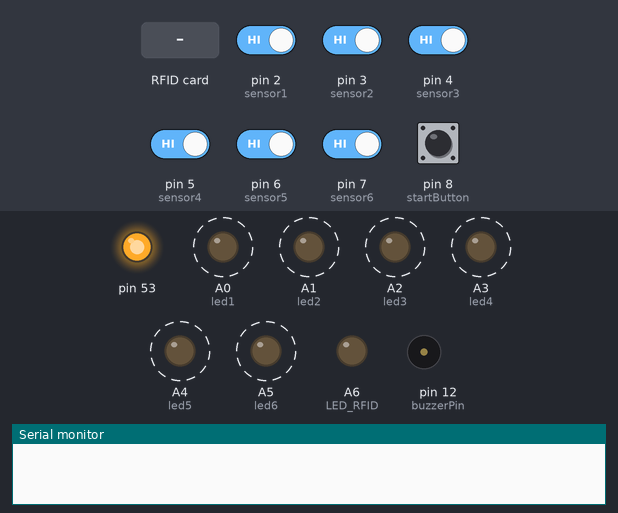
A sketch run on a simulated Arduino Mega 2560, built with avr-gcc and run on an emulated ATmega2560. Parts: output pins drawn as LEDs (lit = HIGH), buzzer (waves = sounding, pin HIGH), the last lines printed to the serial monitor. Dashed ring = blinking. The inputs (shaded band) are chosen by the test bench; at power-on: pin 2 (sensor1), pin 3 (sensor2), pin 4 (sensor3), pin 5 (sensor4), pin 6 (sensor5), pin 7 (sensor6), pin 8 (startButton) HIGH. Random numbers use the default seed unless the sketch sets one.

Above: at 1.2 s.
1.3 s: RFID card 5E 7A 19 C4 held to the reader
At 2.6 s:
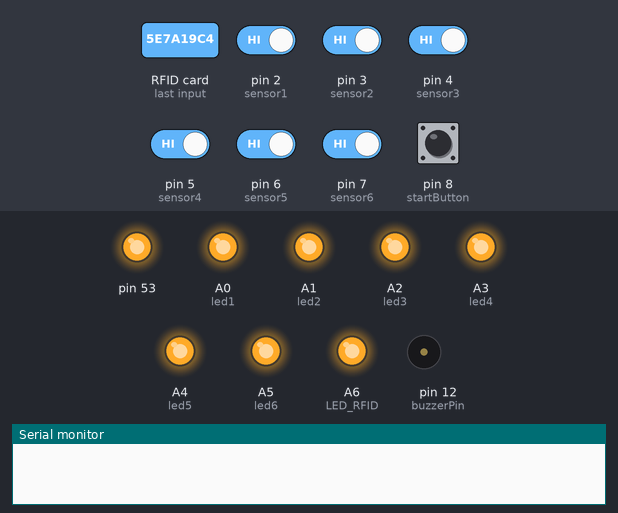
3.2 s: pin 8 (startButton) pulled LOW for 0.5 s
At 4.5 s:
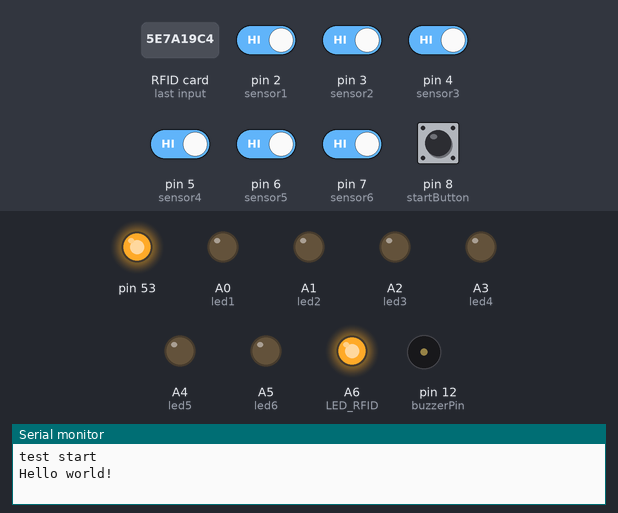
6.7 s: pin 4 (sensor3) driven LOW
8.8 s: pin 4 (sensor3) driven HIGH
At 9.4 s:
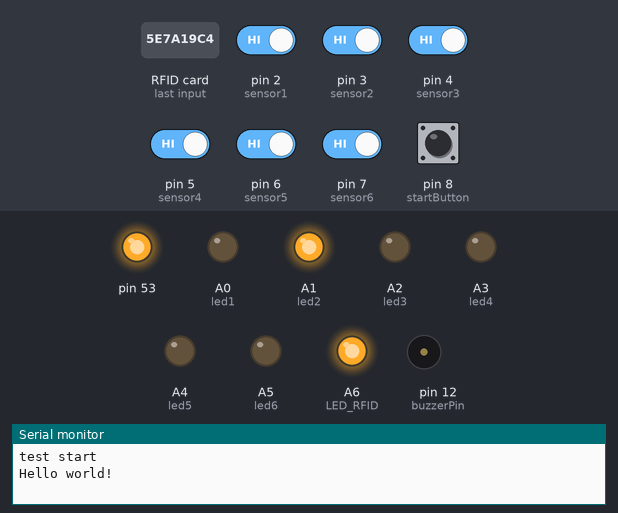
10.3 s: pin 3 (sensor2) driven LOW
At 11.7 s:
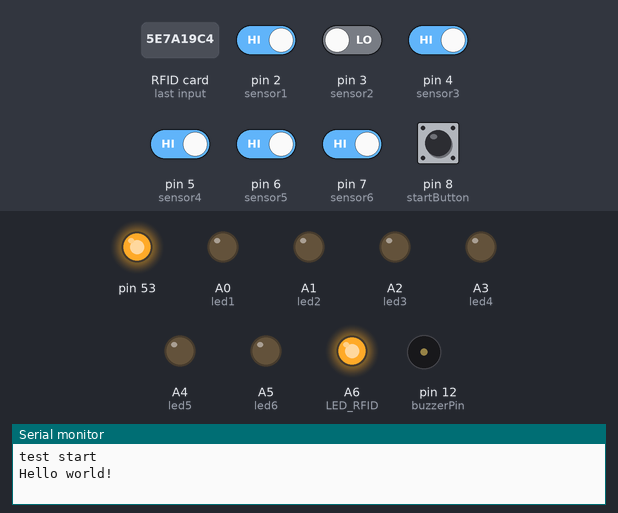
Timing chart, 0 to 12.8 s (numbered marks = the images above; inputs shaded):
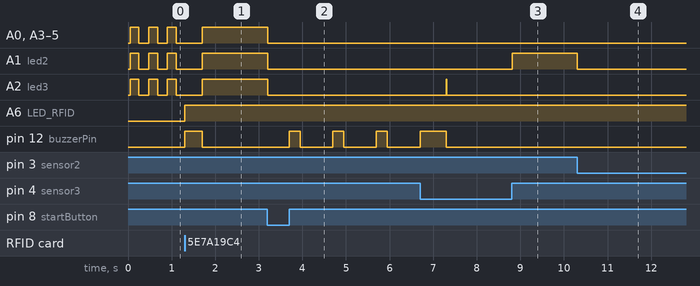

The sketch:

REACTION_FINALE.ino
```cpp
//LIBRARY RFID........
#include <SPI.h>
#include <MFRC522.h>

//DEFINE PIN RFID.....
#define SDA_DIO 49
#define RESET_DIO 48
MFRC522 RC522(SDA_DIO, RESET_DIO);

#define led1 A0
#define led2 A1
#define led3 A2
#define led4 A3
#define led5 A4
#define led6 A5
#define LED_RFID A6
#define buzzerPin 12

#define sensor1 2
#define sensor2 3
#define sensor3 4
#define sensor4 5
#define sensor5 6
#define sensor6 7
#define startButton 8

int buttonPressed;
int right;
int wrong;
bool state;

int long ranDelay = 0;
int sensorValue = 0;
float realTime;
float fastest;
float slowest;
float dummyFast = 10.00;
float dummySlow = 0.001;
float fastValue;
float slowValue;
float avg;
float sum = 0;
float accuracy;

float data[200] = { 0 };  //an array capable of holding 200 entries numbered 0 to 199
int dataIndex = 0;

unsigned long startGame;

int randomLed;
int oldRandomLed1;
int oldRandomLed2;
int delayHelp = 10;

String uid = "";
bool state_RFID = 0;

void setup() {
  SPI.begin();
  RC522.PCD_Init();

  Serial.begin(115200);
  pinMode(led1, OUTPUT);
  pinMode(led2, OUTPUT);
  pinMode(led3, OUTPUT);
  pinMode(led4, OUTPUT);
  pinMode(led5, OUTPUT);
  pinMode(led6, OUTPUT);
  pinMode(LED_RFID, OUTPUT);
  pinMode(buzzerPin, OUTPUT);

  pinMode(sensor1, INPUT_PULLUP);
  pinMode(sensor2, INPUT_PULLUP);
  pinMode(sensor3, INPUT_PULLUP);
  pinMode(sensor4, INPUT_PULLUP);
  pinMode(sensor5, INPUT_PULLUP);
  pinMode(sensor6, INPUT_PULLUP);
  pinMode(startButton, INPUT_PULLUP);

  randomSeed(analogRead(44));
}

void loop() {

  while (keyPress() == 0) {
  }
  ledOffAll();
  Serial.println("test start");
  while (digitalRead(startButton) == 0 || digitalRead(sensor1) == 0 || digitalRead(sensor2) == 0 || digitalRead(sensor3) == 0 || digitalRead(sensor4) == 0 || digitalRead(sensor5) == 0 || digitalRead(sensor6) == 0) {
  }

  Serial.println("Hello world!");

  digitalWrite(buzzerPin, HIGH);
  delay(250);
  digitalWrite(buzzerPin, LOW);
  delay(750);

  digitalWrite(buzzerPin, HIGH);
  delay(250);
  digitalWrite(buzzerPin, LOW);
  delay(750);

  digitalWrite(buzzerPin, HIGH);
  delay(250);
  digitalWrite(buzzerPin, LOW);
  delay(750);

  digitalWrite(buzzerPin, HIGH);
  delay(600);
  digitalWrite(buzzerPin, LOW);


  // digitalWrite(buzzerPin, HIGH);
  // delay(1000);
  // digitalWrite(buzzerPin, LOW);
  // delay(500);

  // delay(10);  // 3
  // tone(buzzerPin, 2500, 100);
  // delay(1000);  // 2
  // tone(buzzerPin, 2500, 100);
  // delay(1000);  // 1
  // tone(buzzerPin, 2500, 500);
  // delay(1000);  // 0
  // noTone(buzzerPin);

  startGame = millis();
  while (((millis() - startGame) / 1000) < 20) {
    playGame();
  }

  for (int count = 0; count < dataIndex; count++) {
    // Serial.println(data[count], 3);
    fastValue = min(data[count], dummyFast);
    dummyFast = fastValue;
    slowValue = max(data[count], dummySlow);
    dummySlow = slowValue;
    sum = sum + data[count];
  }
  avg = sum / right;
  fastest = fastValue;
  slowest = slowValue;
  accuracy = ((right * 1.0) / (right * 1.0 + wrong * 1.0)) * 100.00;
  // Serial.print("Fastest: ");
  // Serial.println(fastest, 3);
  // Serial.print("Slowest: ");
  // Serial.println(slowest, 3);
  // Serial.print("Average: ");
  // Serial.println(avg, 3);
  // Serial.print("Data: ");
  // Serial.println(dataIndex);
  // Serial.print("Right: ");
  // Serial.println(right);
  // Serial.print("Wrong: ");
  // Serial.println(wrong);
  // Serial.print("Accuracy: ");
  // Serial.println(accuracy, 3);

  Serial.println(String(uid) + "," + String(right) + "," + String(fastest, 3) + "," + String(slowest, 3) + "," + String(avg, 3) + "," + String(accuracy, 2));


  for (int count = 0; count < dataIndex; count++) {
    data[count] = 0;
  }
  dataIndex = 0;
  right = 0;
  wrong = 0;
  state_RFID = 0;
  dummyFast = 10.00;
  dummySlow = 0.00;
  avg = 0;
  sum = 0;
  accuracy = 0;
  digitalWrite(A6, LOW);
  uid = "";
  //data[200] = { 0 };
  ledOnAll();
  delay(2000);

  //ledRun(100);
}

void playGame() {
  if (state == 0) {
    state = 1;
    randomLed = random(1, 7);
    while (randomLed == oldRandomLed1) {
      randomLed = random(1, 7);
      while (randomLed == oldRandomLed2) {
        randomLed = random(1, 7);
      }
    }
  }

  oldRandomLed2 = oldRandomLed1;
  oldRandomLed1 = randomLed;
  realTime = millis();
  ledOn(randomLed);

  int buttonPressed = isButtonPressed(randomLed);
  while (digitalRead(sensor1) == 1 && digitalRead(sensor2) == 1 && digitalRead(sensor3) == 1 && digitalRead(sensor4) == 1 && digitalRead(sensor5) == 1 && digitalRead(sensor6) == 1) {
    //waiting to pressed
  }

  delay(delayHelp);

  if (digitalRead(buttonPressed) == 0 && state == 1) {
    right++;
    ledOff(randomLed);
    state = 0;
  } else if (digitalRead(buttonPressed) == 1 && state == 1) {
    wrong++;
  }
  realTime = (millis() - realTime) / 1000.00;
  data[dataIndex] = realTime;

  while (digitalRead(sensor1) == 0 || digitalRead(sensor2) == 0 || digitalRead(sensor3) == 0 || digitalRead(sensor4) == 0 || digitalRead(sensor5) == 0 || digitalRead(sensor6) == 0) {
    //while hold the button
  }


  delay(delayHelp);
  dataIndex++;
}

boolean keyPress() {
  while (state_RFID == 0) {
    blinkAll(200);
    if (state_RFID == 0 && RC522.PICC_IsNewCardPresent() && RC522.PICC_ReadCardSerial()) {
      for (byte i = 0; i < RC522.uid.size; i++) {
        //RC522.uid.size
        uid += String(RC522.uid.uidByte[i] < 0x10 ? "0" : "");
        uid += String(RC522.uid.uidByte[i], HEX);  // Convert the UID to a single String
      }
      uid.toUpperCase();   // Convert to uppercase
      RC522.PICC_HaltA();  // Stop reading
      //RC522.PICC_HaltA();       // Halt PICC operation
      //RC522.PCD_StopCrypto1();  // Stop encryption on PCD
    }
    if (uid.length() > 0) {
      //digitalWrite(LED_RFID, HIGH);
      state_RFID = 1;
      digitalWrite(LED_RFID, HIGH);
      digitalWrite(buzzerPin, HIGH);
      delay(400);
      digitalWrite(buzzerPin, LOW);
    }
  }
  ledOnAll();
  boolean pressed = 0;


  if (digitalRead(startButton) == 0 || digitalRead(sensor1) == 0 || digitalRead(sensor2) == 0 || digitalRead(sensor3) == 0 || digitalRead(sensor4) == 0 || digitalRead(sensor5) == 0 || digitalRead(sensor6) == 0) {
    pressed = 1;
  }

  return pressed;
}

int isButtonPressed(int randomLed) {
  if (randomLed == 1) {
    buttonPressed = 2;
  }
  if (randomLed == 2) {
    buttonPressed = 3;
  }
  if (randomLed == 3) {
    buttonPressed = 4;
  }
  if (randomLed == 4) {
    buttonPressed = 5;
  }
  if (randomLed == 5) {
    buttonPressed = 6;
  }
  if (randomLed == 6) {
    buttonPressed = 7;
  }
  return buttonPressed;
}

void ledOn(int randomLed) {
  if (randomLed == 1) {
    digitalWrite(led1, HIGH);
  } else if (randomLed == 2) {
    digitalWrite(led2, HIGH);
  } else if (randomLed == 3) {
    digitalWrite(led3, HIGH);
  } else if (randomLed == 4) {
    digitalWrite(led4, HIGH);
  } else if (randomLed == 5) {
    digitalWrite(led5, HIGH);
  } else if (randomLed == 6) {
    digitalWrite(led6, HIGH);
  }
}

void ledOff(int randomLed) {
  if (randomLed == 1) {
    digitalWrite(led1, LOW);
  } else if (randomLed == 2) {
    digitalWrite(led2, LOW);
  } else if (randomLed == 3) {
    digitalWrite(led3, LOW);
  } else if (randomLed == 4) {
    digitalWrite(led4, LOW);
  } else if (randomLed == 5) {
    digitalWrite(led5, LOW);
  } else if (randomLed == 6) {
    digitalWrite(led6, LOW);
  }
}

void ledOnAll() {
  ledOn(1);
  ledOn(2);
  ledOn(3);
  ledOn(4);
  ledOn(5);
  ledOn(6);
}

void ledOffAll() {
  ledOff(1);
  ledOff(2);
  ledOff(3);
  ledOff(4);
  ledOff(5);
  ledOff(6);
}

void blinkAll(int blinkTime) {
  ledOnAll();
  delay(blinkTime);
  ledOffAll();
  delay(blinkTime);
}

void blink(int randomLed, int blinkTime) {
  ledOn(randomLed);
  delay(blinkTime);
  ledOff(randomLed);
  delay(blinkTime);
}

void spin(int speed) {
  blink(1, speed);
  blink(2, speed);
  blink(3, speed);
  blink(4, speed);
  blink(5, speed);
  blink(6, speed);
}

void boomerang(int speed) {
  blink(1, speed);
  blink(2, speed);
  blink(3, speed);
  blink(4, speed);
  blink(5, speed);
  blink(6, speed);
  blink(5, speed);
  blink(4, speed);
  blink(3, speed);
  blink(2, speed);
  blink(1, speed);
}

void ledRun(int speed) {
  ledOn(1);
  delay(speed);
  ledOn(2);
  delay(speed);
  ledOn(3);
  delay(speed);
  ledOn(4);
  delay(speed);
  ledOn(5);
  delay(speed);
  ledOn(6);
  delay(speed);
  ledOff(6);
  delay(speed);
  ledOff(5);
  delay(speed);
  ledOff(4);
  delay(speed);
  ledOff(3);
  delay(speed);
  ledOff(2);
  delay(speed);
  ledOff(1);
  delay(speed);
}
```

Measured:
- after the input at 1.3 s, A6 (LED_RFID): LOW → HIGH at once; pin 12 (buzzerPin): LOW → HIGH at once, → LOW 0.40 s later
- after the input at 3.2 s, A0 (led1), A1 (led2), A2 (led3), A3 (led4), A4 (led5), A5 (led6): HIGH → LOW at once; pin 12 (buzzerPin): alternates HIGH for 0.25 s and LOW for 0.75 s, starting after 0.50 s
- after the input at 8.8 s, A1 (led2): LOW → HIGH at once
- after the input at 10.3 s, A1 (led2): HIGH → LOW at once
